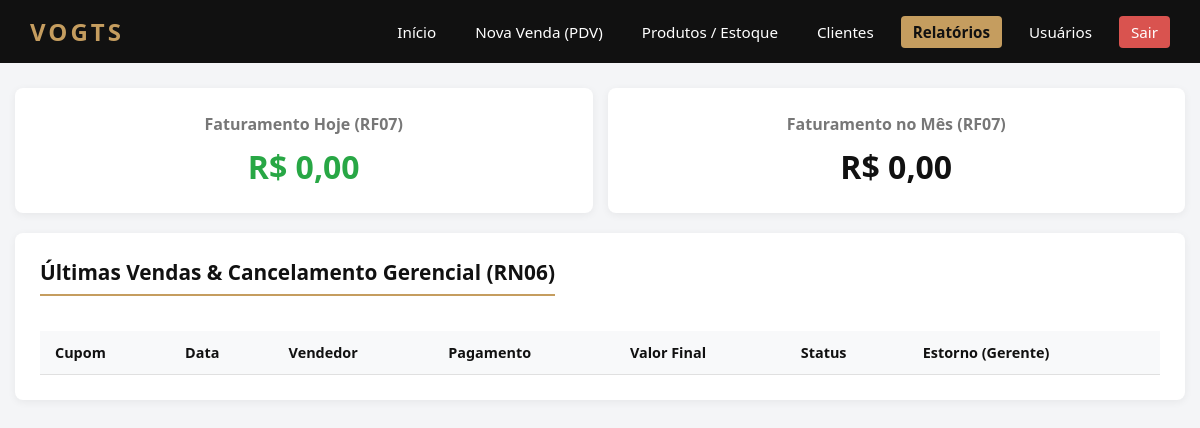
Before: /vogts/relatorios.php (signed in) with the older database file.
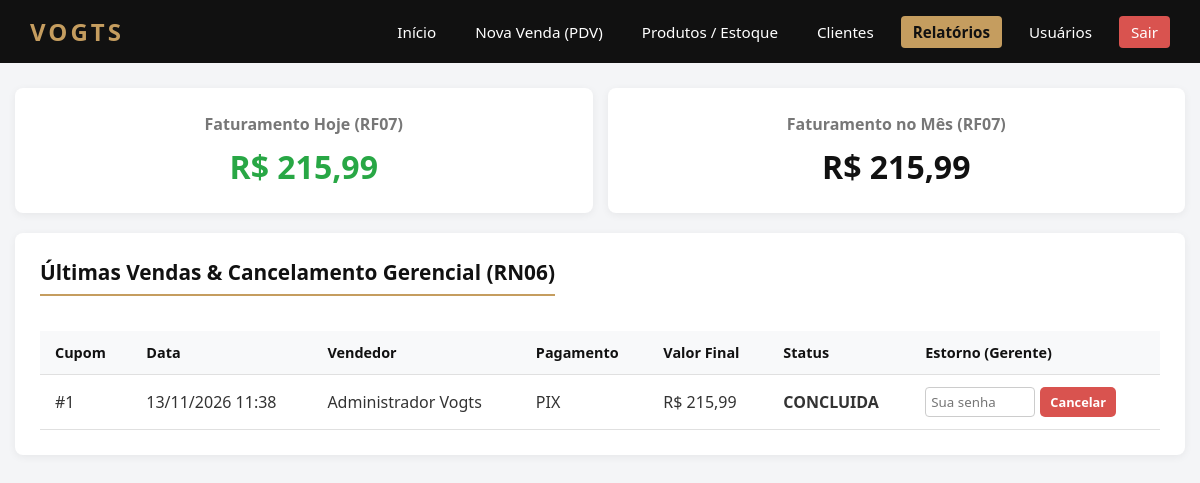
After: the same page with the newer database file.
### tables this page shows
CREATE TABLE `vendas` (
  `id` int(11) NOT NULL,
  `cliente_id` int(11) DEFAULT NULL,
  `usuario_id` int(11) NOT NULL,
  `cpf_nota` varchar(14) DEFAULT NULL,
  `valor_bruto` decimal(10,2) NOT NULL,
  `desconto` decimal(10,2) DEFAULT 0.00,
  `valor_final` decimal(10,2) NOT NULL,
  `forma_pagamento` enum('dinheiro','pix','credito','debito') NOT NULL,
  `status` enum('concluida','cancelada') DEFAULT 'concluida',
  `data_venda` datetime DEFAULT current_timestamp()
);

CREATE TABLE `usuarios` (
  `id` int(11) NOT NULL,
  `nome` varchar(100) NOT NULL,
  `login` varchar(50) NOT NULL,
  `senha` varchar(255) NOT NULL,
  `perfil` enum('vendedor','gerente') NOT NULL
);

### vogts/relatorios.php (the view, shortened to what this page needs)
<?php
require 'config/conexao.php';
$fatHoje = $pdo->query("SELECT COALESCE(SUM(valor_final), 0) FROM vendas WHERE DATE(data_venda) = CURDATE() AND status = 'concluida'")->fetchColumn();
$fatMes  = $pdo->query("SELECT COALESCE(SUM(valor_final), 0) FROM vendas WHERE MONTH(data_venda) = MONTH(CURDATE()) AND YEAR(data_venda) = YEAR(CURDATE()) AND status = 'concluida'")->fetchColumn();
$vendas = $pdo->query("
    SELECT v.*, u.nome AS vendedor
    FROM vendas v
    JOIN usuarios u ON v.usuario_id = u.id
    ORDER BY v.data_venda DESC LIMIT 30
")->fetchAll(PDO::FETCH_ASSOC);
?>
<!DOCTYPE html>
<html lang="pt-BR">
<head>
    <link rel="stylesheet" href="assets/style.css">
</head>
<body>
    <nav class="navbar">
        <a href="dashboard.php" class="brand">VOGTS</a>
        <div class="nav-links">
            <a href="dashboard.php">Início</a>
            <a href="pdv.php">Nova Venda (PDV)</a>
            <a href="produtos.php">Produtos / Estoque</a>
            <a href="clientes.php">Clientes</a>
            <a href="relatorios.php" class="active">Relatórios</a>
            <a href="usuarios.php">Usuários</a>
            <a href="logout.php" style="background: #d9534f;">Sair</a>
        </div>
    </nav>
    <div class="container">
        <div class="form-grid" style="margin-bottom: 20px;">
            <div class="card" style="text-align: center; margin-bottom: 0;">
                <p style="color: #777; font-weight: 600;">Faturamento Hoje (RF07)</p>
                <h1 style="color: var(--success); margin-top: 10px;">R$ <?= number_format($fatHoje, 2, ',', '.') ?></h1>
            </div>
            <div class="card" style="text-align: center; margin-bottom: 0;">
                <p style="color: #777; font-weight: 600;">Faturamento no Mês (RF07)</p>
                <h1 style="color: var(--primary); margin-top: 10px;">R$ <?= number_format($fatMes, 2, ',', '.') ?></h1>
            </div>
        </div>
        <div class="card">
            <h2>Últimas Vendas & Cancelamento Gerencial (RN06)</h2>
            <div class="table-responsive">
                <table>
                    <thead>
                        <tr>
                            <th>Cupom</th>
                            <th>Data</th>
                            <th>Vendedor</th>
                            <th>Pagamento</th>
                            <th>Valor Final</th>
                            <th>Status</th>
                            <th>Estorno (Gerente)</th>
                        </tr>
                    </thead>
                    <tbody>
                        <?php foreach ($vendas as $v): ?>
                            <tr class="<?= $v['status'] === 'cancelada' ? 'estoque-baixo' : '' ?>">
                                <td>#<?= $v['id'] ?></td>
                                <td><?= date('d/m/Y H:i', strtotime($v['data_venda'])) ?></td>
                                <td><?= htmlspecialchars($v['vendedor']) ?></td>
                                <td><?= strtoupper($v['forma_pagamento']) ?></td>
                                <td>R$ <?= number_format($v['valor_final'], 2, ',', '.') ?></td>
                                <td><strong><?= strtoupper($v['status']) ?></strong></td>
                                <td>
                                    <?php if ($v['status'] === 'concluida'): ?>
                                        <form method="POST" style="display: flex; gap: 5px;">
                                            <input type="password" name="senha_gerente" placeholder="Sua senha" required style="width: 110px; padding: 5px; border: 1px solid #ccc; border-radius: 4px;">
                                            <button type="submit" name="cancelar_venda_gerente" class="btn btn-danger" style="padding: 5px 10px; font-size: 0.8rem;">Cancelar</button>
                                        </form>
                                    <?php else: ?>
                                        <span>Estornada</span>
                                    <?php endif; ?>
                                </td>
                            </tr>
                        <?php endforeach; ?>
                    </tbody>
                </table>
            </div>
        </div>
    </div>
</body>
</html>

Changed rows visible on the page:
added vendas: id "1", data_venda "13/11/2026 11:38", usuario.nome "Administrador Vogts", forma_pagamento "PIX", valor_final "215,99", status "CONCLUIDA"
Other visible differences:
$fatHoje: "0,00" → "215,99"
$fatMes: "0,00" → "215,99"
